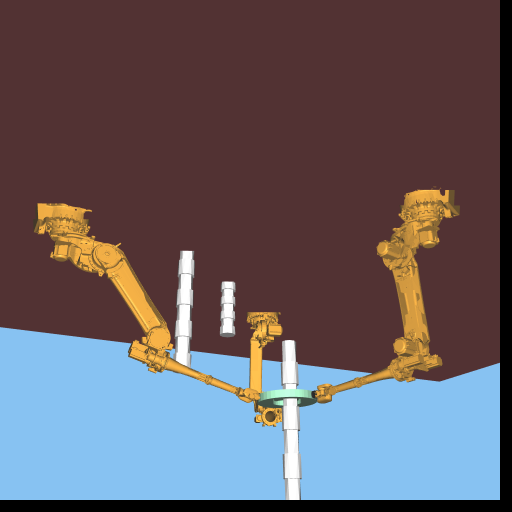
%> input picture matlab/images/start.ppm, 1024 x 1024 px (shown at 1/2 size)
$ octave images.m   (GNU Octave 9; MATLAB toolbox functions it lacks are replaced by stand-ins)
%> lines starting %> are read from the running program, lines starting %| are printed output that depends on the picture
clear all
clc

%%

I1 = imread('start.ppm');
%> I1 is the input picture: size 1024x1024x3 uint8; mean R, G, B 101.5, 93.2, 100.3
I2 = imread('goal.ppm');
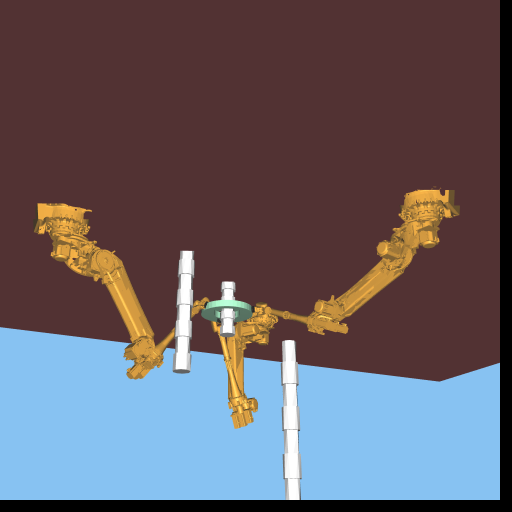
%> input picture matlab/images/goal.ppm, 1024 x 1024 px (shown at 1/2 size)
%> I2 is the input picture: size 1024x1024x3 uint8; mean R, G, B 101, 93.4, 101.4

I1 = imrotate(I1, 180);
I2 = imrotate(I2, 180);
I1 = flipdim(I1, 2);
I2 = flipdim(I2, 2);
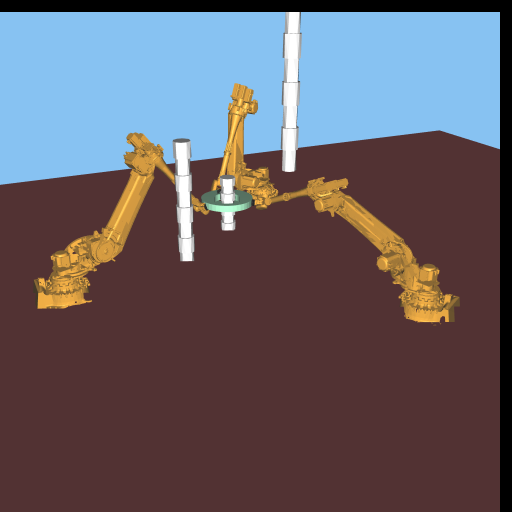
%> I2: size 1024x1024x3 uint8 (shown at 1/2 size); mean R, G, B 101, 93.4, 101.4; mean of the top-left, top-right, bottom-left and bottom-right quarters 145.9, 123.3, 63.9, 61.3

% Environment VI
I1 = imcrop(I1, [40 100 992-40 660-100]);
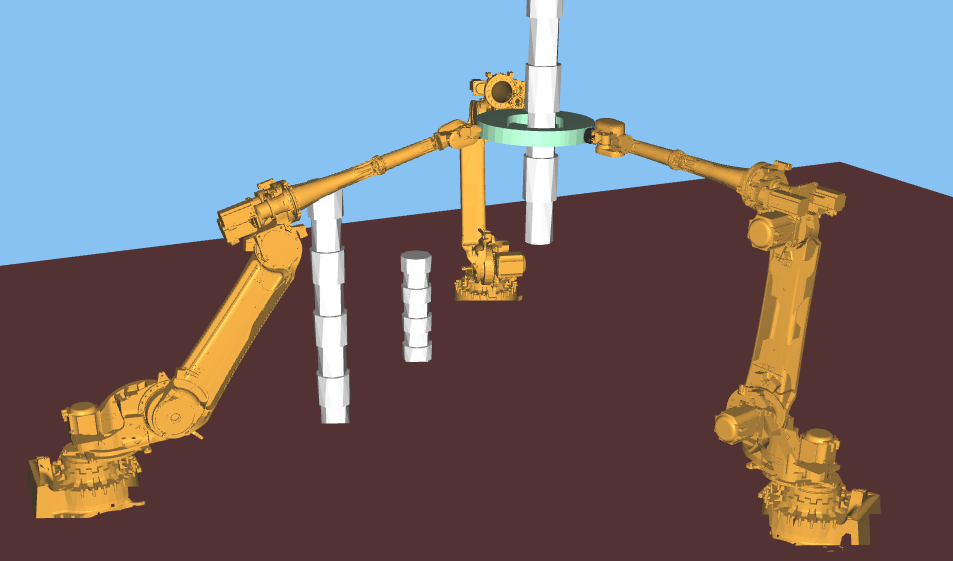
%> I1: size 561x953x3 uint8; mean R, G, B 118.6, 115.6, 121.4
I2 = imcrop(I2, [40 100 992-40 660-100]);
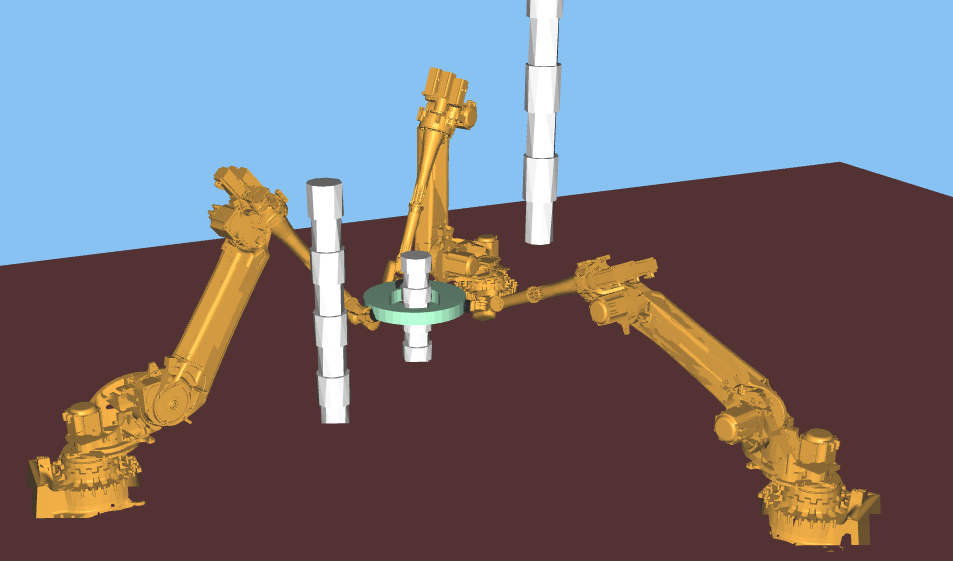
%> I2: size 561x953x3 uint8; mean R, G, B 117.6, 116.1, 123.5
%
I1 = imresize(I1, [340 580]);
%> I1: size 340x580x3 uint8
I2 = imresize(I2, [340 580]);
%> I2: size 340x580x3 uint8

imshow(I1)
%%

for j = 0:3
    for i = 1:size(I1,2)
        I1(1+j,i,:) = [0 0 0];
        I1(end-j,i,:) = [0 0 0];
        I2(1+j,i,:) = [0 0 0];
        I2(end-j,i,:) = [0 0 0];
    end

    for i = 1:size(I1,1)
        I1(i,1+j,:) = [0 0 0];
        I1(i,end-j,:) = [0 0 0];
        I2(i,1+j,:) = [0 0 0];
        I2(i,end-j,:) = [0 0 0];
    end
end
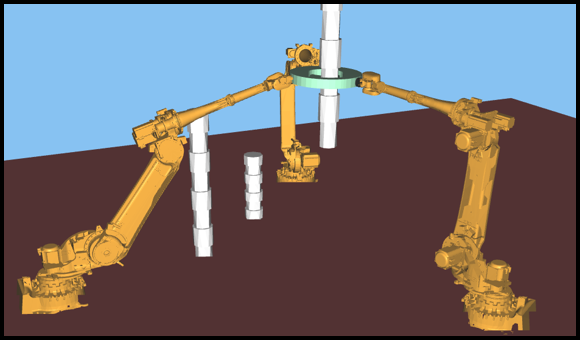
%> I1: size 340x580x3 uint8; mean R, G, B 114.6, 111.3, 116.2
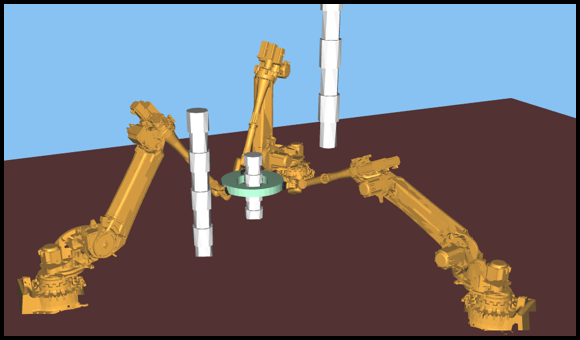
%> I2: size 340x580x3 uint8; mean R, G, B 113.6, 111.7, 118.3

I = [I1 I2];

I = insertText(I,[0 -10],'(f)','FontSize',60,'BoxColor',...
    'w','BoxOpacity',0,'TextColor','black');
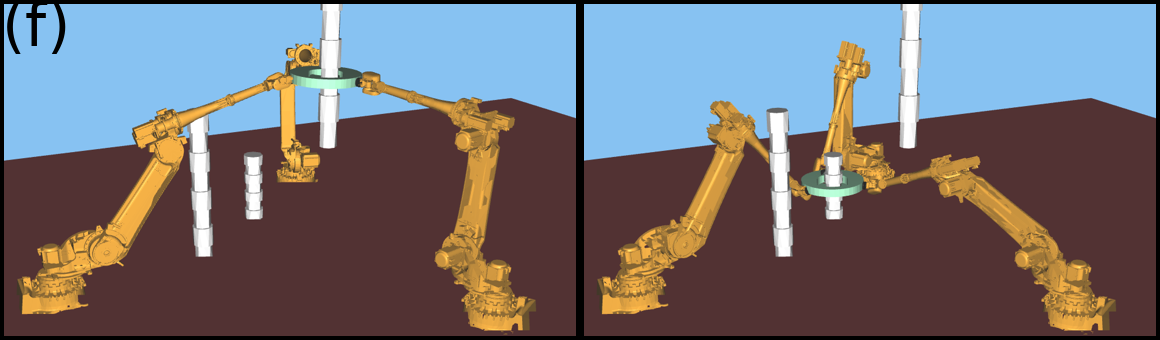
%> I: size 340x1160x3 uint8; mean R, G, B 113.8, 111.1, 116.7

imshow(I);

imwrite(I, 'envVI.png');
